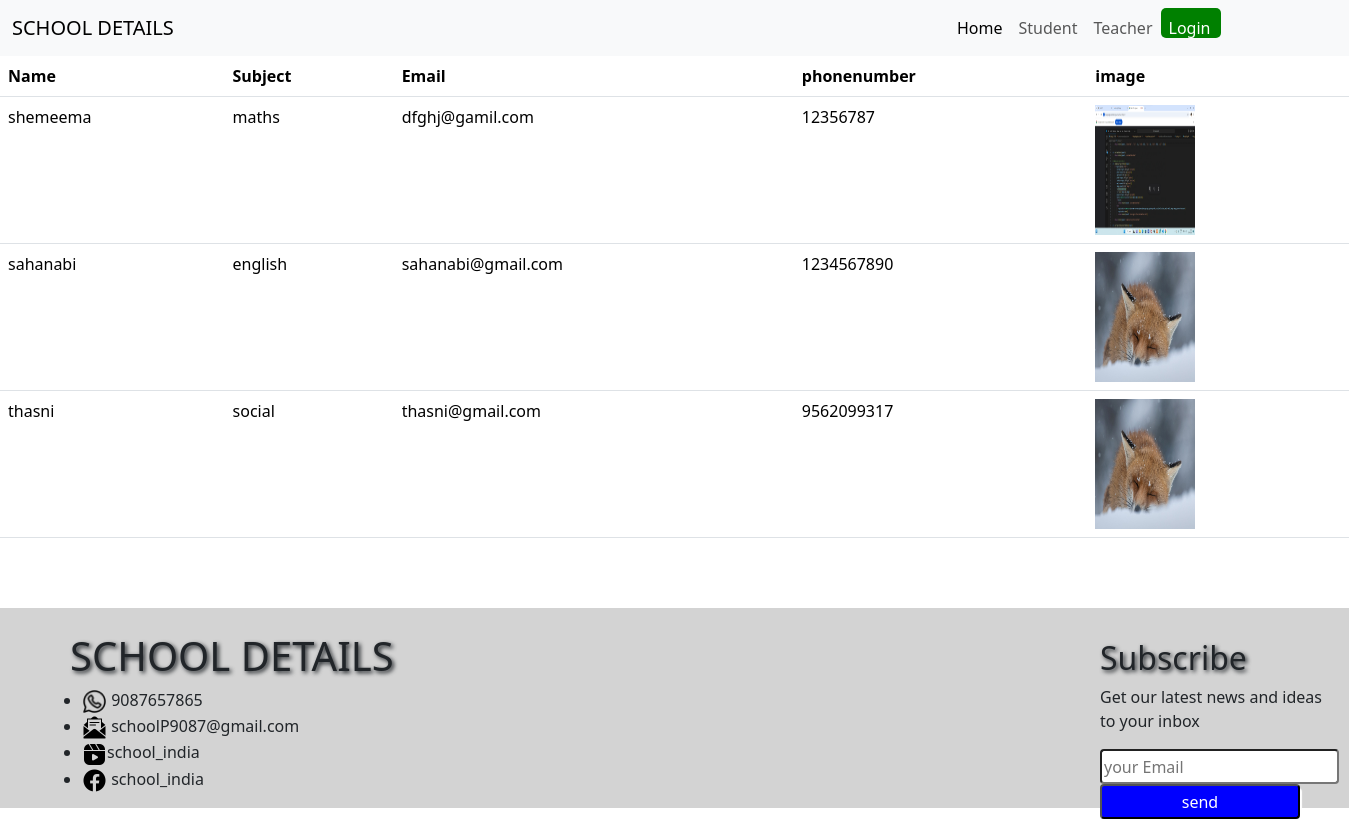
The page /teachertable/ on the database its author committed.
### app1/models.py (models this page shows, shortened)
class teacher(models.Model):
    name=models.CharField(max_length=200)
    subject=models.CharField(max_length=200)
    email=models.CharField(max_length=200)
    phonenumber=models.CharField(max_length=200)
    image=models.ImageField(upload_to='teacherimage')
    password=models.CharField(max_length=200)

### app1/views.py (the view)
# urls.py: path('teachertable/', views.teachertable, name='teachertable'),
def teachertable(request):
    dict_pc={
        'pc' : teacher.objects.all()
    }
    return render(request,'teachertable.html',dict_pc)

### templates/teachertable.html (shortened to what this page needs)
{% extends 'base.html' %}
{% load static %}
{% block content %}
    <table class="table table-hover">
        <thead>
            <tr>
                <th scope="col">Name</th>
                <th scope="col">Subject</th>
                <th scope="col">Email</th>
                <th scope="col">phonenumber</th>
                <th scope="col">image</th>
            </tr>
        </thead>
        <tbody>
        {% for p in pc %}
            <tr>
                <td>{{p.name}}</td>
                <td>{{p.subject}}</td>
                <td>{{p.email}}</td>
                <td>{{p.phonenumber}}</td>
                <td><img src="{{p.image.url}}" class="" alt="" style="width: 100px; height: 130px;"></td>
            </tr>
            {% endfor %}
        </tbody>
    </table>
    {% endblock %}

### templates/base.html (shortened to what this page needs)
{% load static %}
<!DOCTYPE html>
<html lang="en">
<head>
    <link href="https://cdn.jsdelivr.net/npm/bootstrap@5.3.3/dist/css/bootstrap.min.css" rel="stylesheet">
</head>
<body>
    <header>
        <nav class="navbar navbar-expand-lg bg-body-tertiary" style="width: 100%;">
            <div class="container-fluid">
              <a class="navbar-brand" href="#">SCHOOL DETAILS</a>
            </div>
              <div class="collapse navbar-collapse" id="navbarSupportedContent" >
                <ul class="navbar-nav me-auto mb-2 mb-lg-0" style="margin-left: -400px;">
                  {% if request.session.sid %}
                  <li class="nav-item">
                    <a class="nav-link active" aria-current="page" href="{% url 'home' %}">Home</a>
                  </li>
                  <li class="nav-item">
                    <a class="nav-link" href="{% url 'homeworkview' %}">Work</a>
                  </li>
                  <li class="nav-item">
                    <a class="nav-link" href="{% url 'teachertable' %}">teachers list</a>
                  </li>
                  <li class="nav-item">
                    <a class="nav-link" href="{% url 'profile' %}">Profile</a>
                  </li>
                  <li class="nav-item">
                    <a class="nav-link" type="button" style="height: 30px; width: 60px; background-color: rgb(52, 102, 239); color: rgb(245, 242, 242); border-radius: 5px;" href="{% url 'logout' %}">Logout</a>
                  </li>
                  {% else %}
                  <li class="nav-item">
                    <a class="nav-link active" aria-current="page" href="">Home</a>
                  </li>
                  <li class="nav-item">
                    <a class="nav-link" href="{% url 'studentregistration' %}">Student</a>
                  </li>
                  <li class="nav-item">
                    <a class="nav-link" href="{% url 'teacherregistration' %}">Teacher</a>
                  </li>
                  <li class="nav-item">
                    <a class="nav-link" type="button" style="height: 30px; width: 60px; background-color: green; color: white; border-radius: 5px;" href="{% url 'login' %}">Login</a>
                  </li>
                </ul>
              </div>
            {% endif %}
          </nav>
    </header>
    {% block content %}
    {% endblock %}
    <footer>
        <div style="margin-top: 70px; background-color: lightgray; height: 200px;"><br>
          <div style="margin-left: 50px;">
            <h1 style="margin-left: 20px; text-shadow: 2px 2px 4px;">SCHOOL DETAILS</h1>
            <ul>
              <li><img src="{% static 'images\icons8-whatsapp-24.png' %}" alt="" style="height: 25px; width: 25px;"> 9087657865</li>
              <li><img src="{% static 'images\icons8-email-open-50.png' %}" alt="" style="height: 25px; width: 25px;"> schoolP9087@gmail.com</li>
              <li><img src="{% static 'images\icons8-instagram-reels-50.png' %}" alt="" style="height: 25px; width: 25px;">school_india</li>
              <li><img src="{% static 'images\icons8-facebook-logo-50.png' %}" alt="" style="height:25px; width: 25px;"> school_india</li>
            </ul>
          </div>
          <div style="margin-left: 1100px; margin-top: -170px;">
            <h2 style="text-shadow: 2px 2px 4px;">Subscribe</h2>
            <p>Get our latest news and ideas <br> to your inbox</p>
            <input type="email" placeholder="your Email" style="border-radius: 4px; height: 35px;">
            <button style="background-color: blue; border-radius: 4px; box-shadow:  2px 4px 1px; height: 35px; width: 200px; color: white;">send</button>
          </div>
        </div>
      </footer>
  </body>
  </html>

### rows shown on the page
teacher: name "shemeema", subject "maths", email "dfghj@gamil.com", phonenumber "12356787", image (picture)
teacher: name "sahanabi", subject "english", email "sahanabi@gmail.com", phonenumber "1234567890", image (picture)
teacher: name "thasni", subject "social", email "thasni@gmail.com", phonenumber "9562099317", image (picture)
